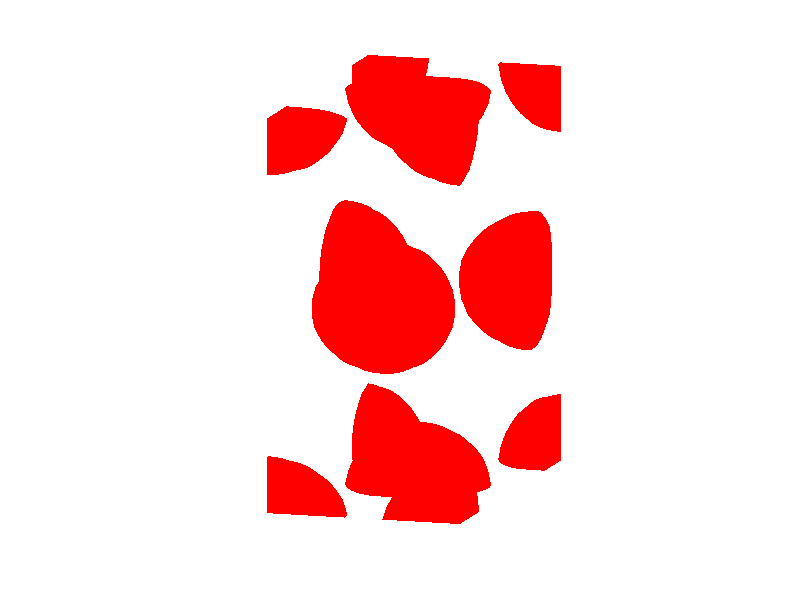

Write the MATLAB code that produced this figure. (Note: this script raises an error after producing the figure.)
% Program IsoSurface, run by typing run("./main.m")


% Clear all previous variables
clear all;
% Getting the coordiante variables from the data, and making them
% into the correct format, mesh
A=importdata('./xyz.dat');
%getting the concentration from the data file
B=importdata('./ABCD.dat');

[X,Y,Z]=meshgrid(A(:,2),A(:,1),A(:,3));


% The size is used for the for loop
x_size=size(A(:,2),1);
y_size=size(A(:,1),1);
z_size=size(A(:,3),1);

% Dividing up the concentration values (A C B1 B2 B3 B4)
VA=zeros(x_size,y_size,z_size);
VC=zeros(x_size,y_size,z_size);
VB1=zeros(x_size,y_size,z_size);
VB2=zeros(x_size,y_size,z_size);
VB3=zeros(x_size,y_size,z_size);
VB4=zeros(x_size,y_size,z_size);
% Taking the concentration values and putting them into the correct
% format, mesh-format
ii=1;
for i=1:x_size,
    for j=1:y_size,
        for k=1:z_size,
            VA(i,j,k)=B(ii,1);
            VC(i,j,k)=B(ii,2);
            VB1(i,j,k)=B(ii,3);
            VB2(i,j,k)=B(ii,4);
            VB3(i,j,k)=B(ii,5);
            VB4(i,j,k)=B(ii,6);
            ii=ii+1;
        end
    end
end
% clearing useless variables
clear i;
clear j;
clear k;
clear ii;
% Thres3old for the isosurf, 
cutA=0.1;
cutC=0.1;
cutB1=1.5;
cutB2=1.5;
cutB3=1.5;
cutB4=1.5;


axis vis3d;
view([1,0.3,0.2]);
axis off;
daspect('mode');


% A    ++++++++++++++++++++++++++++++++++++++++++++++++++++++++++++++++++++++++++++++++
pA = patch(isosurface(X,Y,Z,VA,cutA),'FaceColor','red','EdgeColor','none');
qA = patch(isocaps(X,Y,Z,VA,cutA),'FaceColor','red','EdgeColor', ...
         'none');
alpha(pA,0.5);
alpha(qA,0.5);


% C
% ++++++++++++++++++++++++++++++++++++++++++++++++++++++++++++++++++++++++++++++++
pC = patch(isosurface(X,Y,Z,VC,cutC),'FaceColor','blue','EdgeColor','none');
qC = patch(isocaps(X,Y,Z,VC,cutC),'FaceColor','blue','EdgeColor', ...
          'none');
alpha(pC,0.5);
alpha(qC,0.5);



% B1    ++++++++++++++++++++++++++++++++++++++++++++++++++++++++++++++++++++++++++++++++
pB1 = patch(isosurface(X,Y,Z,VB1,cutB1),'FaceColor','green','EdgeColor','none');
qB1 = patch(isocaps(X,Y,Z,VB1,cutB1),'FaceColor','green','EdgeColor', ...
           'none');
alpha(pB1,0.7);
alpha(qB1,0.7);


% B2    ++++++++++++++++++++++++++++++++++++++++++++++++++++++++++++++++++++++++++++++++
pB2 = patch(isosurface(X,Y,Z,VB2,cutB2),'FaceColor','green','EdgeColor','none');
qB2 = patch(isocaps(X,Y,Z,VB2,cutB2),'FaceColor','green','EdgeColor', ...
           'none');
alpha(pB2,0.7);
alpha(qB2,0.7);

% B3    ++++++++++++++++++++++++++++++++++++++++++++++++++++++++++++++++++++++++++++++++
pB3 = patch(isosurface(X,Y,Z,VB3,cutB3),'FaceColor','green','EdgeColor','none');
qB3 = patch(isocaps(X,Y,Z,VB3,cutB3),'FaceColor','green','EdgeColor', ...
           'none');
alpha(pB3,0.7);
alpha(qB3,0.7);




